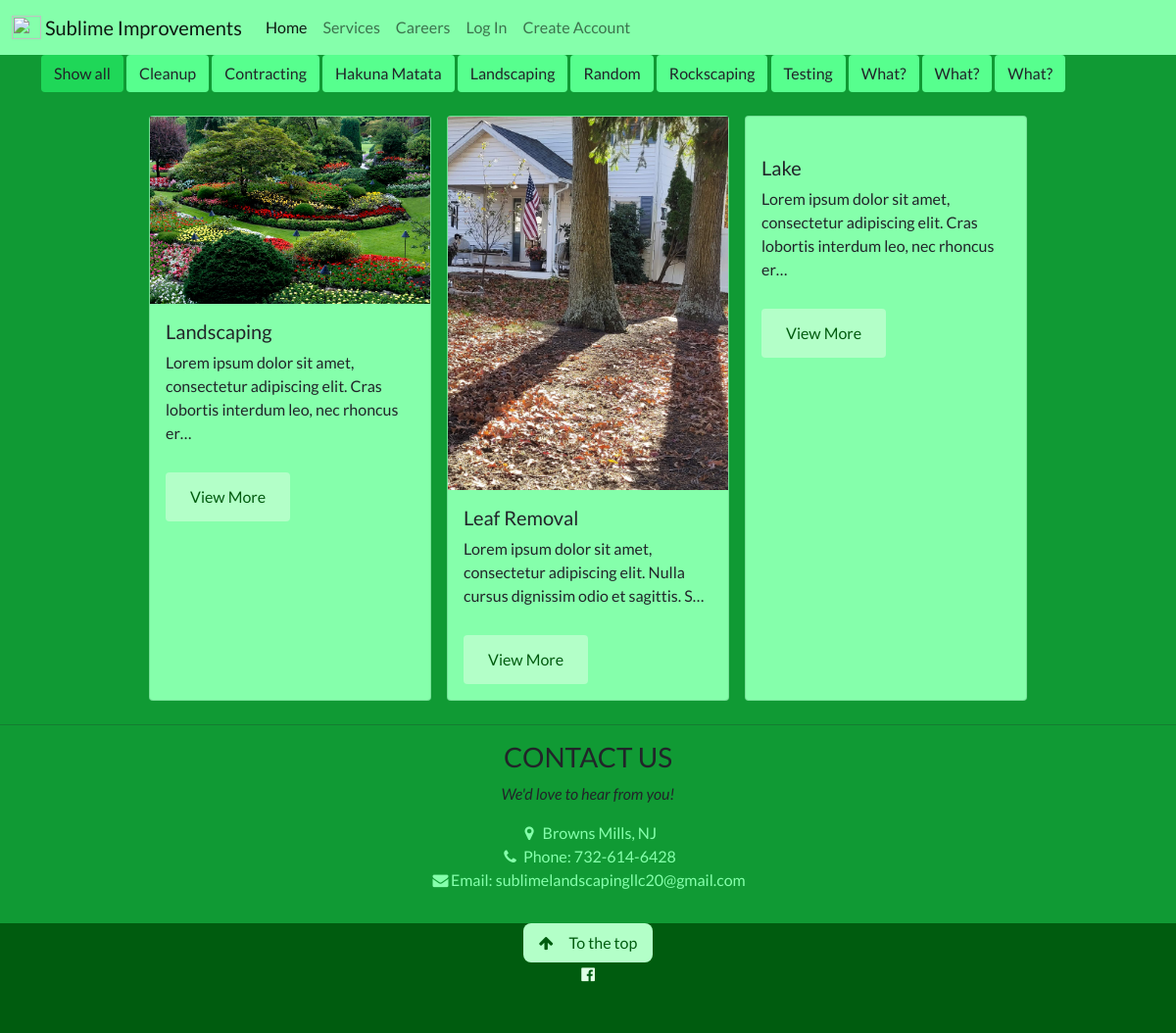
The page /services/ on the database as committed earlier.
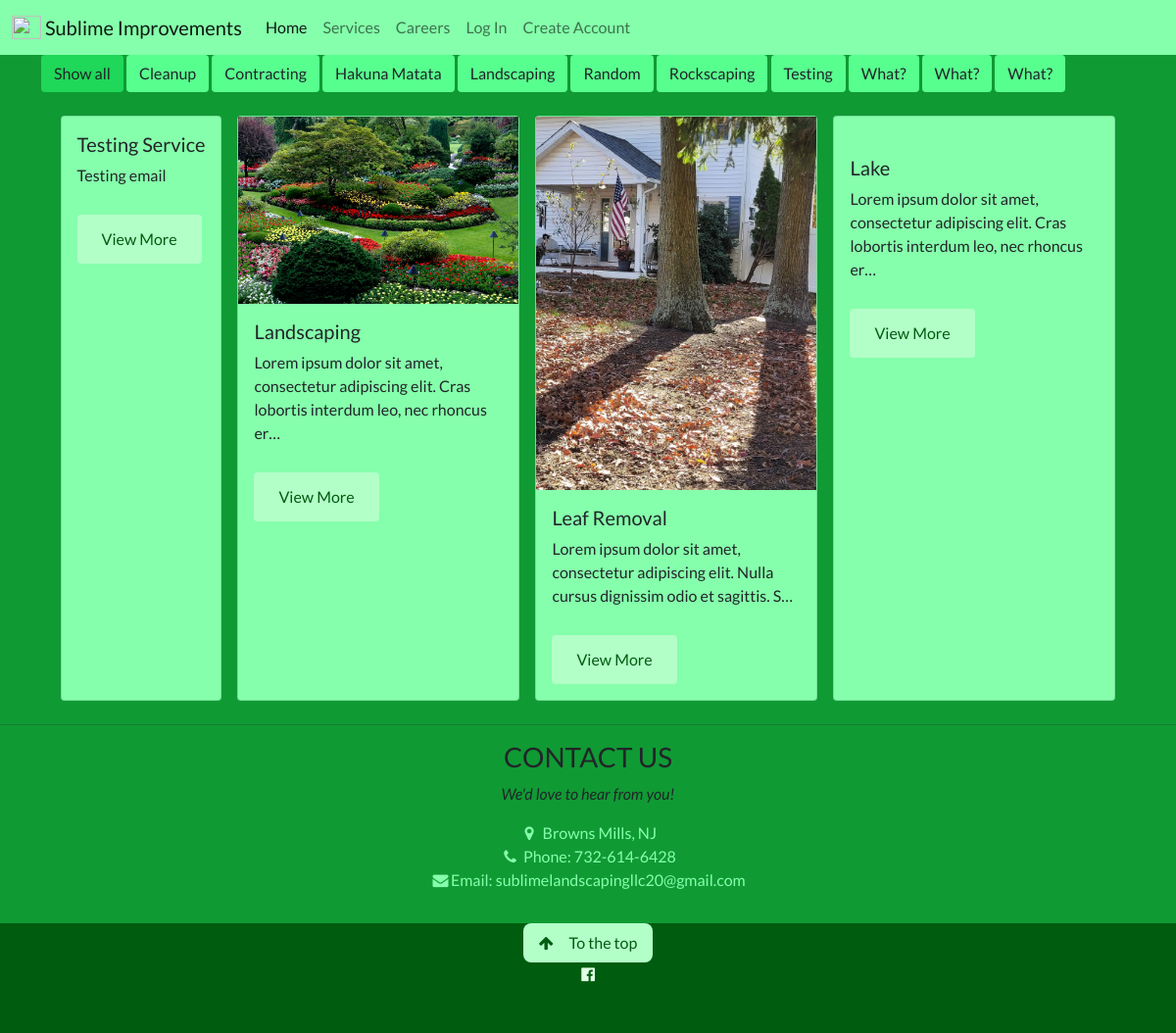
The same page on the database as committed later.
### services/models.py (models this page shows, shortened)
class Category(models.Model):
    name = models.CharField(max_length=100, null=False, blank=False)
    created = models.DateTimeField(auto_now_add=True)
    id = models.UUIDField(default=uuid.uuid4, unique=True, primary_key=True, editable=False)
    def __str__(self):
        return self.name
    class Meta:
        ordering = ['name']

class Service(models.Model):
    class Priority(models.IntegerChoices):
        FIRST = 1
        SECOND = 2
        THIRD = 3
        FORTH = 4
        FIFTH = 5
    SERVICE_TYPE = (
        ('featured', 'Featured'),
        ('other', 'Other'),
        ('none', 'None'),
        )
    name = models.CharField(max_length=100, null=False, blank=False, unique=True)
    slug = models.SlugField(max_length=300, blank=True)
    image = models.ImageField(null=True, blank=True)
    description = models.TextField(null=False, blank=False)
    featured = models.CharField(max_length=9, null=False, blank=False, choices=SERVICE_TYPE, default='none')
    priority = models.IntegerField(choices=Priority.choices, blank=True, null=True)
    categories = models.ManyToManyField(Category, blank=True)
    created = models.DateTimeField(auto_now_add=True)
    id = models.UUIDField(default=uuid.uuid4, unique=True, primary_key=True, editable=False)
    class Meta:
        ordering = ['priority', '-created']

### services/views.py (the view)
# urls.py: path('services/', views.services, name='services'),
def services(request):
    services = Service.objects.all()
    categories = Category.objects.all()
    context ={'services':services, 'categories':categories}
    return render(request, "services/services.html", context)

### services/templates/services/services.html (shortened to what this page needs)
{% extends 'main.html' %}
{% block content %}
<div id="myBtnContainer" class="container pb-3">
    <button class="btn active bg-green-700" onclick="filterSelection('all')"> Show all</button>
    {% for category in categories.all %}
    <button class="btn bg-green-400" onclick="filterSelection('{{ category }}')"> {{ category }}</button>
    {% empty %}
    <p>No Categories Found</p>
    {% endfor %}
  </div>
<div class="container d-flex flex-wrap justify-content-center ">
{% for service in services %}
    <div class="filterDiv card bg-green-300 rounded{{service.categories.all}}" style="max-width: 18rem; margin: 8px;">
        {% if service.image %}
            <img class="img-fluid" src="{{service.image.url}}" class="card-img-top" alt="">
        {% endif %}
        <div class="card-body">
            <h5 class="card-title">{{service.name}}</h5>
            <p class="card-text">{{service.description|truncatechars:100}}</p>
            <a class="padding-large btn bg-green-200 text-green-900" style="margin-top:12px" href="{% url "view-service" service.slug %}?next=/services" title="">View More</a>
        </div>
    </div>
{% endfor %}
</div>
{% endblock content %}

Rows that differ between the two databases and show on the page:
added Service: name "Testing Service", description "Testing email"
